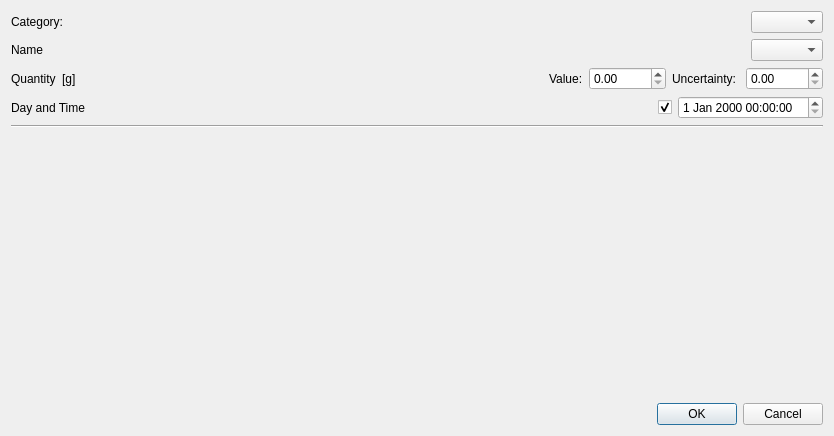
<?xml version="1.0" encoding="UTF-8"?>
<ui version="4.0">
 <class>AddEatenProductWindow</class>
 <widget class="QDialog" name="AddEatenProductWindow">
  <property name="geometry">
   <rect>
    <x>0</x>
    <y>0</y>
    <width>834</width>
    <height>436</height>
   </rect>
  </property>
  <property name="windowTitle">
   <string>Dialog</string>
  </property>
  <layout class="QVBoxLayout" name="verticalLayout">
   <item>
    <layout class="QHBoxLayout" name="CategoryLayout">
     <item>
      <widget class="QLabel" name="label">
       <property name="text">
        <string>Category: </string>
       </property>
      </widget>
     </item>
     <item>
      <spacer name="horizontalSpacer">
       <property name="orientation">
        <enum>Qt::Horizontal</enum>
       </property>
       <property name="sizeHint" stdset="0">
        <size>
         <width>40</width>
         <height>20</height>
        </size>
       </property>
      </spacer>
     </item>
     <item>
      <widget class="QComboBox" name="CategoryBox"/>
     </item>
    </layout>
   </item>
   <item>
    <layout class="QHBoxLayout" name="NameLayout">
     <item>
      <widget class="QLabel" name="label_2">
       <property name="text">
        <string>Name</string>
       </property>
      </widget>
     </item>
     <item>
      <spacer name="horizontalSpacer_2">
       <property name="orientation">
        <enum>Qt::Horizontal</enum>
       </property>
       <property name="sizeHint" stdset="0">
        <size>
         <width>40</width>
         <height>20</height>
        </size>
       </property>
      </spacer>
     </item>
     <item>
      <widget class="QComboBox" name="NameBox">
       <property name="sizePolicy">
        <sizepolicy hsizetype="Preferred" vsizetype="Fixed">
         <horstretch>0</horstretch>
         <verstretch>0</verstretch>
        </sizepolicy>
       </property>
       <property name="maximumSize">
        <size>
         <width>16777215</width>
         <height>16777215</height>
        </size>
       </property>
       <property name="editable">
        <bool>false</bool>
       </property>
       <property name="currentText">
        <string/>
       </property>
      </widget>
     </item>
    </layout>
   </item>
   <item>
    <layout class="QHBoxLayout" name="QuantityLayout">
     <item>
      <widget class="QLabel" name="label_3">
       <property name="text">
        <string>Quantity</string>
       </property>
      </widget>
     </item>
     <item>
      <widget class="QLabel" name="quantity_type">
       <property name="text">
        <string>[g]</string>
       </property>
      </widget>
     </item>
     <item>
      <spacer name="horizontalSpacer_3">
       <property name="orientation">
        <enum>Qt::Horizontal</enum>
       </property>
       <property name="sizeHint" stdset="0">
        <size>
         <width>40</width>
         <height>20</height>
        </size>
       </property>
      </spacer>
     </item>
     <item>
      <widget class="QLabel" name="label_4">
       <property name="text">
        <string>Value:</string>
       </property>
      </widget>
     </item>
     <item>
      <widget class="QDoubleSpinBox" name="valueBox">
       <property name="decimals">
        <number>2</number>
       </property>
       <property name="maximum">
        <double>10000.000000000000000</double>
       </property>
      </widget>
     </item>
     <item>
      <widget class="QLabel" name="label_5">
       <property name="text">
        <string>Uncertainty: </string>
       </property>
      </widget>
     </item>
     <item>
      <widget class="QDoubleSpinBox" name="uncertaintyBox">
       <property name="decimals">
        <number>2</number>
       </property>
       <property name="maximum">
        <double>10000.000000000000000</double>
       </property>
      </widget>
     </item>
    </layout>
   </item>
   <item>
    <layout class="QHBoxLayout" name="DayLayout">
     <item>
      <widget class="QLabel" name="label_6">
       <property name="text">
        <string>Day and Time</string>
       </property>
      </widget>
     </item>
     <item>
      <spacer name="horizontalSpacer_6">
       <property name="orientation">
        <enum>Qt::Horizontal</enum>
       </property>
       <property name="sizeHint" stdset="0">
        <size>
         <width>40</width>
         <height>20</height>
        </size>
       </property>
      </spacer>
     </item>
     <item>
      <widget class="QCheckBox" name="checkBox">
       <property name="enabled">
        <bool>true</bool>
       </property>
       <property name="text">
        <string/>
       </property>
       <property name="checked">
        <bool>true</bool>
       </property>
       <property name="tristate">
        <bool>false</bool>
       </property>
      </widget>
     </item>
     <item>
      <widget class="QDateTimeEdit" name="dateTimeEdit">
       <property name="enabled">
        <bool>true</bool>
       </property>
      </widget>
     </item>
    </layout>
   </item>
   <item>
    <widget class="Line" name="line">
     <property name="orientation">
      <enum>Qt::Horizontal</enum>
     </property>
    </widget>
   </item>
   <item>
    <spacer name="verticalSpacer">
     <property name="orientation">
      <enum>Qt::Vertical</enum>
     </property>
     <property name="sizeHint" stdset="0">
      <size>
       <width>20</width>
       <height>241</height>
      </size>
     </property>
    </spacer>
   </item>
   <item>
    <widget class="QDialogButtonBox" name="buttonBox">
     <property name="orientation">
      <enum>Qt::Horizontal</enum>
     </property>
     <property name="standardButtons">
      <set>QDialogButtonBox::Cancel|QDialogButtonBox::Ok</set>
     </property>
    </widget>
   </item>
  </layout>
 </widget>
 <resources/>
 <connections>
  <connection>
   <sender>buttonBox</sender>
   <signal>accepted()</signal>
   <receiver>AddEatenProductWindow</receiver>
   <slot>accept()</slot>
   <hints>
    <hint type="sourcelabel">
     <x>248</x>
     <y>254</y>
    </hint>
    <hint type="destinationlabel">
     <x>157</x>
     <y>274</y>
    </hint>
   </hints>
  </connection>
  <connection>
   <sender>buttonBox</sender>
   <signal>rejected()</signal>
   <receiver>AddEatenProductWindow</receiver>
   <slot>reject()</slot>
   <hints>
    <hint type="sourcelabel">
     <x>316</x>
     <y>260</y>
    </hint>
    <hint type="destinationlabel">
     <x>286</x>
     <y>274</y>
    </hint>
   </hints>
  </connection>
 </connections>
</ui>
